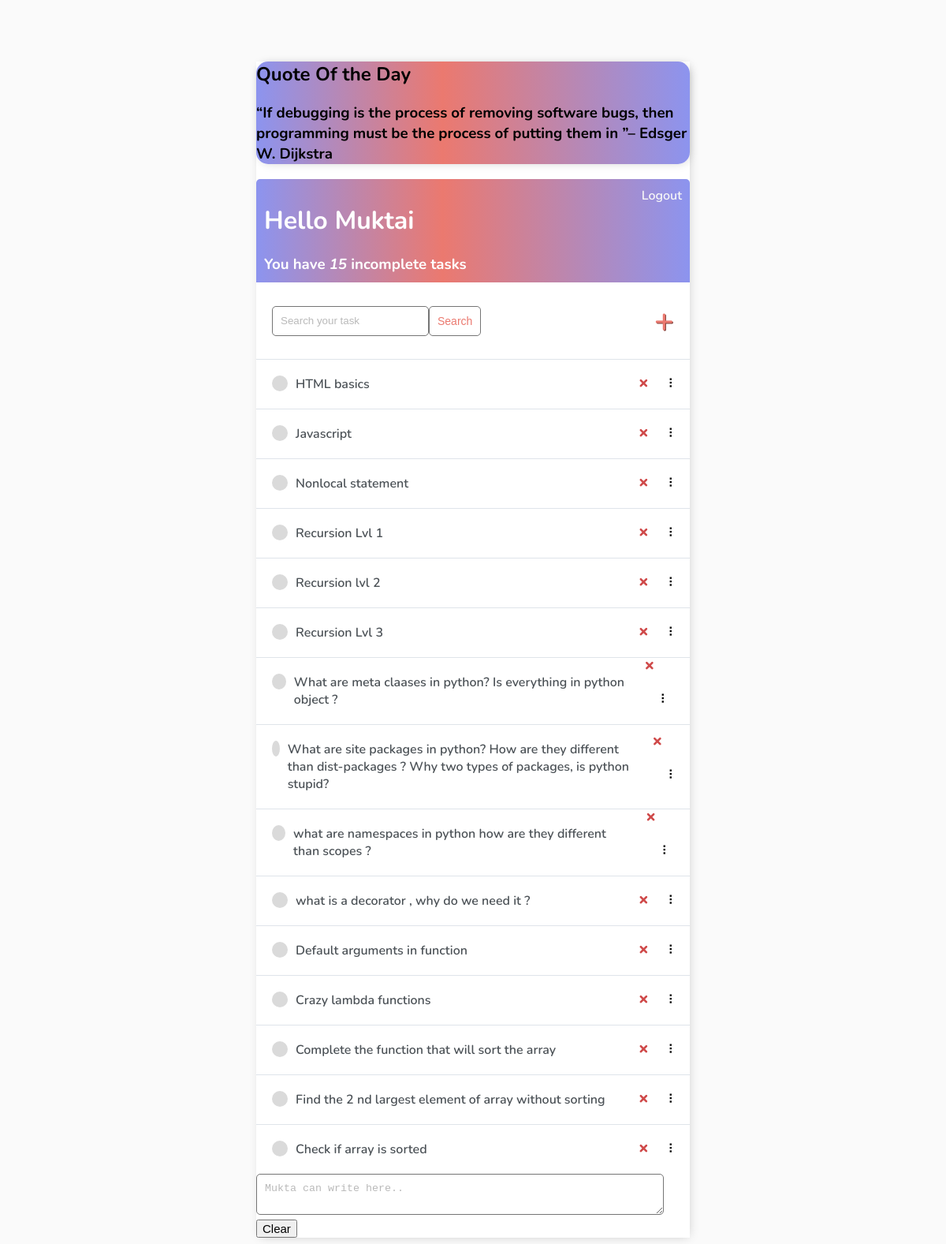
Before: / (signed in) with the older database file.
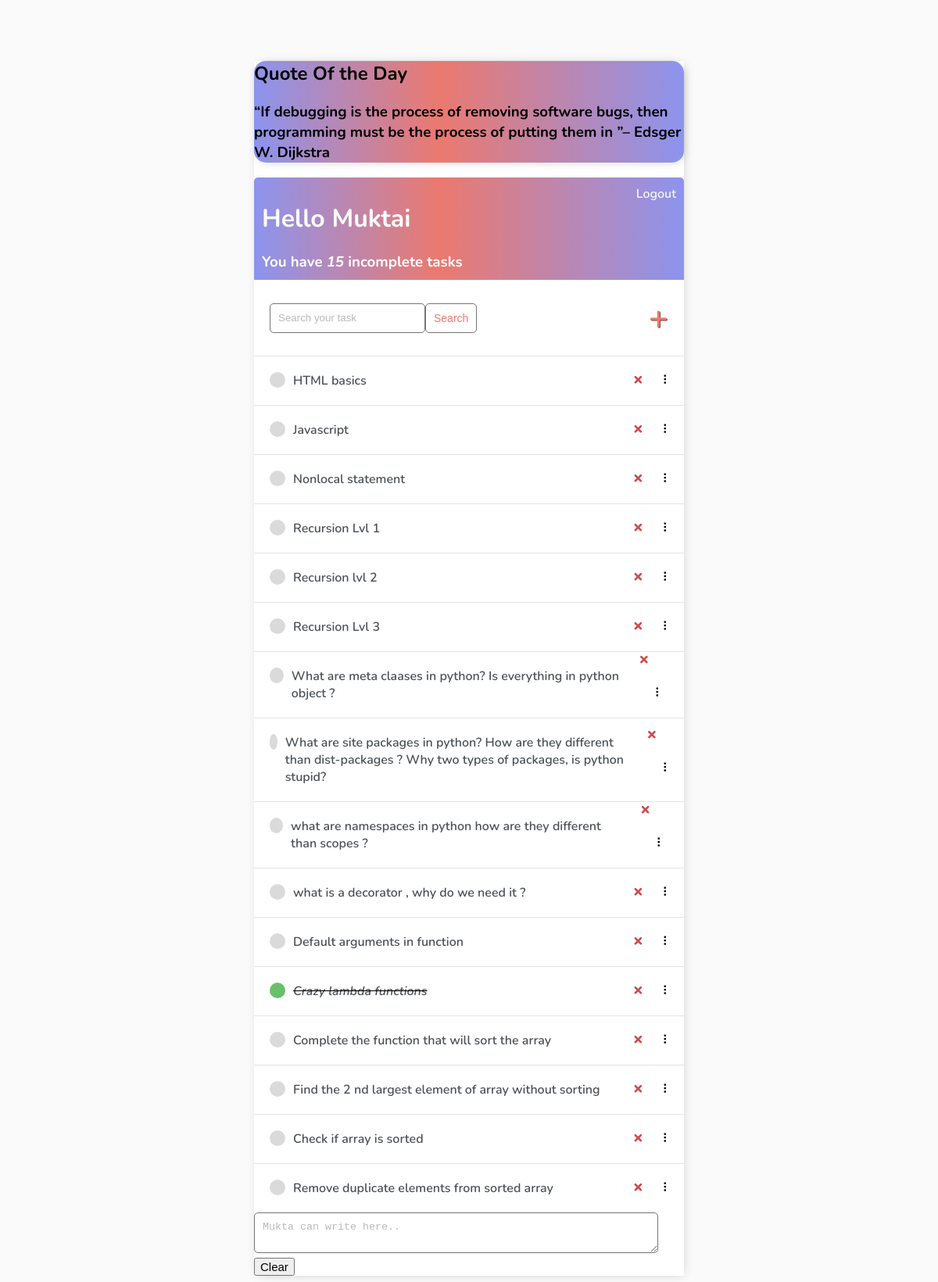
After: the same page with the newer database file.
### base/models.py (models this page shows)
class Task(models.Model):
    user = models.ForeignKey(
        User, on_delete=models.CASCADE, null=True, blank=True)
    title = models.CharField(max_length=200)
    description = models.TextField(null=True, blank=True)
    complete = models.BooleanField(default=False)
    created = models.DateTimeField(auto_now_add=True)
    def __str__(self):
        return self.title
    class Meta:
        order_with_respect_to = 'user'

### base/views.py (the view)
# urls.py: path('', TaskList.as_view(), name='tasks'),
class TaskList(LoginRequiredMixin, ListView):
    model = Task
    context_object_name = 'tasks'
    def get_context_data(self, **kwargs):
        context = super().get_context_data(**kwargs)
        context['tasks'] = context['tasks'].filter(user=self.request.user)
        context['count'] = context['tasks'].filter(complete=False).count()
        search_input = self.request.GET.get('search-area') or ''
        if search_input:
            context['tasks'] = context['tasks'].filter(
                title__contains=search_input)
        context['search_input'] = search_input
        return context

### base/templates/base/task_list.html (shortened to what this page needs)
{% extends 'base/main.html' %} {% block content %}
<div class="container2">
    <h2>Quote Of the Day</h2>
    <h3><q>If debugging is the process of removing software bugs, then programming must be the process of putting them in
</q>– Edsger W. Dijkstra</h3>
</div>
<div class="header-bar">
    <div>
        <h1>Hello {{request.user|title}}</h1>
        <h3 style="margin:0">You have <i>{{count}}</i> incomplete task{{ count|pluralize:"s" }}</h3>
    </div>
    {% if request.user.is_authenticated %}
    <a href="{% url 'logout' %}">Logout</a> {% else %}
    <a href="{% url 'login' %}">Login</a> {% endif %}
</div>
<div id="search-add-wrapper">
    <form method="GET" style="display: flex;">
        <input type='text' name='search-area' placeholder="Search your task" value="{{search_input}}">
        <input class="button" type="submit" value='Search'>
    </form>
    {% if tasks|length > 0 %}
    <a id="add-link" href="{% url 'task-create' %}">&#x2b;</a>
    {% endif %}
</div>
<div id="tasklist" class="task-items-wrapper">
    {% for task in tasks %}
    <div class="task-wrapper" data-position="{{task.pk}}">
        <div class="task-title">
            {% if task.complete %}
            <div class="task-complete-icon"></div>
            <i><s><a href="{% url 'task-update' task.id %}">{{task}}</a></s></i> {% else %}
            <div class="task-incomplete-icon"></div>
            <a href="{% url 'task-update' task.id %}">{{task}}</a> {% endif %}
        </div>
        <div class="task-controls">
            <a class="delete-link" href="{% url 'task-delete' task.id %}">&#215;</a>
            <span class="handle">&nbsp;&#10247;</span>
        </div>
    </div>
    {% empty %}
    <div style="text-align: center; padding-bottom: 10px; line-height: 1em;">
        <h3>No new tasks are created.</h3>
        <h3>Create a <a style="text-decoration: none; color: #e53935;" href="{% url 'task-create' %}">New task</a> ! </h3>
    </div>
    {% endfor %}
</div>
<textarea id="area"  placeholder="Mukta can write here.." >
</textarea>
<button style="font-size: 15px; "  onclick="localStorage.removeItem('area');area.value=''">Clear</button>
{% endblock content %}

Changed rows visible on the page:
changed Task "Crazy lambda functions": complete False → True (drawn)
added Task: title "Remove duplicate elements from sorted array"
